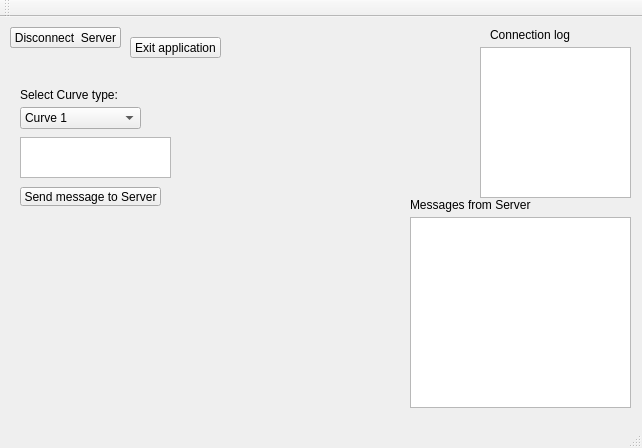
<?xml version="1.0" encoding="UTF-8"?>
<ui version="4.0">
 <class>MainWindow</class>
 <widget class="QMainWindow" name="MainWindow">
  <property name="geometry">
   <rect>
    <x>0</x>
    <y>0</y>
    <width>642</width>
    <height>448</height>
   </rect>
  </property>
  <property name="windowTitle">
   <string>MainWindow</string>
  </property>
  <widget class="QWidget" name="centralWidget">
   <widget class="QToolButton" name="server_connect">
    <property name="geometry">
     <rect>
      <x>10</x>
      <y>10</y>
      <width>111</width>
      <height>21</height>
     </rect>
    </property>
    <property name="text">
     <string>Connect to Server</string>
    </property>
   </widget>
   <widget class="QToolButton" name="exit_button">
    <property name="geometry">
     <rect>
      <x>130</x>
      <y>20</y>
      <width>91</width>
      <height>21</height>
     </rect>
    </property>
    <property name="text">
     <string>Exit application</string>
    </property>
   </widget>
   <widget class="QComboBox" name="comboBox">
    <property name="geometry">
     <rect>
      <x>20</x>
      <y>90</y>
      <width>121</width>
      <height>22</height>
     </rect>
    </property>
    <item>
     <property name="text">
      <string>Curve 1</string>
     </property>
    </item>
    <item>
     <property name="text">
      <string>Curve 2</string>
     </property>
    </item>
    <item>
     <property name="text">
      <string>Curve 3</string>
     </property>
    </item>
   </widget>
   <widget class="QLabel" name="label">
    <property name="geometry">
     <rect>
      <x>20</x>
      <y>70</y>
      <width>101</width>
      <height>16</height>
     </rect>
    </property>
    <property name="text">
     <string>Select Curve type: </string>
    </property>
   </widget>
   <widget class="QLabel" name="label_2">
    <property name="geometry">
     <rect>
      <x>410</x>
      <y>180</y>
      <width>121</width>
      <height>16</height>
     </rect>
    </property>
    <property name="text">
     <string>Messages from Server: </string>
    </property>
   </widget>
   <widget class="QLabel" name="label_3">
    <property name="geometry">
     <rect>
      <x>490</x>
      <y>10</y>
      <width>81</width>
      <height>16</height>
     </rect>
    </property>
    <property name="text">
     <string>Connection log:</string>
    </property>
   </widget>
   <widget class="QToolButton" name="toolButton_2">
    <property name="geometry">
     <rect>
      <x>20</x>
      <y>170</y>
      <width>141</width>
      <height>19</height>
     </rect>
    </property>
    <property name="text">
     <string>Send message to Server</string>
    </property>
   </widget>
   <widget class="QToolButton" name="server_disconnect">
    <property name="geometry">
     <rect>
      <x>10</x>
      <y>10</y>
      <width>111</width>
      <height>21</height>
     </rect>
    </property>
    <property name="text">
     <string>Disconnect  Server</string>
    </property>
   </widget>
   <widget class="QTextEdit" name="textEdit">
    <property name="geometry">
     <rect>
      <x>20</x>
      <y>120</y>
      <width>151</width>
      <height>41</height>
     </rect>
    </property>
   </widget>
   <widget class="QTextBrowser" name="server_messages">
    <property name="geometry">
     <rect>
      <x>410</x>
      <y>200</y>
      <width>221</width>
      <height>191</height>
     </rect>
    </property>
   </widget>
   <widget class="QTextBrowser" name="connection_log">
    <property name="geometry">
     <rect>
      <x>480</x>
      <y>30</y>
      <width>151</width>
      <height>151</height>
     </rect>
    </property>
   </widget>
  </widget>
  <widget class="QMenuBar" name="menuBar">
   <property name="geometry">
    <rect>
     <x>0</x>
     <y>0</y>
     <width>642</width>
     <height>21</height>
    </rect>
   </property>
  </widget>
  <widget class="QToolBar" name="mainToolBar">
   <attribute name="toolBarArea">
    <enum>TopToolBarArea</enum>
   </attribute>
   <attribute name="toolBarBreak">
    <bool>false</bool>
   </attribute>
  </widget>
  <widget class="QStatusBar" name="statusBar"/>
 </widget>
 <layoutdefault spacing="6" margin="11"/>
 <resources/>
 <connections/>
</ui>
